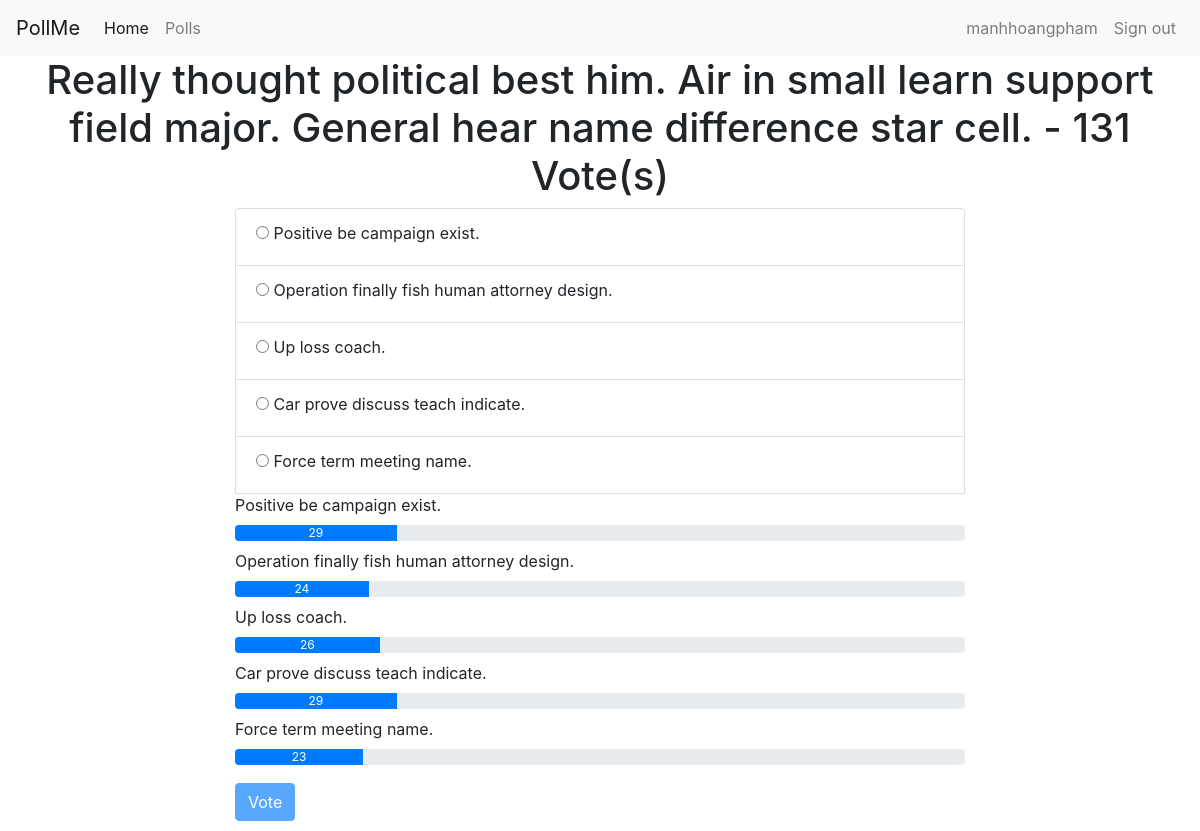
/polls/details/1/ (signed in), run on the app's committed database.
### polls/models.py (models this page shows, shortened)
class Poll(models.Model):
	owner = models.ForeignKey(User, on_delete=models.CASCADE, default=1)
	text = models.CharField(max_length=225)
	pub_date = models.DateField()
	def __str__(self):
		return self.text
	def user_can_vote(self, user):
		user_votes = user.vote_set.all()
		qs = user_votes.filter(poll=self)
		if qs.exists():
			return False
		return True
	@property
	def num_votes(self):
		return self.vote_set.count()
	def get_results_dict(self):
		res = []
		for choice in self.choice_set.all():
			d = {}
			d['text'] = choice.choice_text
			d['num_votes'] = choice.num_votes
			if not self.num_votes:
				d['percentage'] = 0
			else:
				d['percentage'] = choice.num_votes / self.num_votes * 100
			res.append(d)
		return res

class Choice(models.Model):
	poll = models.ForeignKey(Poll, on_delete=models.CASCADE)
	choice_text = models.CharField(max_length=255)
	@property
	def num_votes(self):
		return self.vote_set.count()

### polls/views.py (the view)
# urls.py: path('details/<int:poll_id>/', views.poll_detail, name='detail'),
@login_required
def poll_detail(request, poll_id):
	poll = get_object_or_404(Poll, id=poll_id)
	user_can_vote = poll.user_can_vote(request.user)
	results = poll.get_results_dict()
	context = {'poll': poll, 'user_can_vote': user_can_vote,  'results': results}
	return render(request, 'polls/poll_detail.html', context)

### polls/templates/polls/poll_detail.html (shortened to what this page needs)
{% extends 'base.html' %}
{% load static %}
{% block custom_css %}
	<link rel="stylesheet" href="{% static 'css/styles.css' %}">
{% endblock %}
{% block content %}
<div class="container">
	<h1 class="text-center">{{poll}} - {{poll.num_votes}} Vote(s)</h1>
	<div class="row">
		<div class="col-md-8 offset-md-2">
			<form action="{% url 'polls:vote' poll.id %}" method="post">
			<div class="list-group">
				{% for choice in poll.choice_set.all %}
				<div class="list-group-item">
					<input
						type="radio"
						name="choice"
						id="choice{{ forloop.counter }}"
						value="{{choice.id}}">
					<label for="choice{{ forloop.counter }}">{{ choice.choice_text }}</label>
				</div>
				{% endfor %}
				{% if not user_can_vote %}
					{% for choice_dict in results %}
					{{ choice_dict.text }}
						<div class="progress mb-2 mt-2">
		  					<div class="progress-bar" role="progressbar" style="width: {{choice_dict.percentage}}%;">{{choice_dict.num_votes}}
		  					</div>
						</div>
					{% endfor %}
				{% else %}
					<p>Vote to see results!</p>
				{% endif %}
			</div>
			<input type="submit" value="Vote" class="btn btn-primary" {% if not user_can_vote %}disabled{% endif %}>
		</div>
	</div>
</div>
{% endblock %}

### templates/base.html (shortened to what this page needs)
<!DOCTYPE html>
{% load static %}
<html lang="en">
<head>
	<link rel="stylesheet" href="https://stackpath.bootstrapcdn.com/bootstrap/4.2.1/css/bootstrap.min.css">
	{% block custom_css %}{% endblock %}
</head>
<body>
	{% include 'includes/navbar.html' %}
	{% block content %}{% endblock %}
</body>
</html>

### templates/includes/navbar.html (shortened to what this page needs)
<nav class="navbar navbar-expand-lg navbar-light bg-light">
		<a class="navbar-brand" href="{% url 'home' %}">PollMe</a>
		<div class="collapse navbar-collapse" id="navbarNavAltMarkup">
  		<div class="navbar-nav">
	      <a class="nav-item nav-link active" href="{% url 'home' %}">Home<span class="sr-only">(current)</span></a>
	      <a class="nav-item nav-link" href="{% url 'polls:list' %}">Polls</a>
	     </div>
       <div class="navbar-nav ml-auto">
        {% if request.user.is_authenticated %}
        <a class="nav-item nav-link" href="">{{user}}</a>
        <a class="nav-item nav-link" href="{% url 'accounts:logout' %}">Sign out</a>
        {% else %}
        <a class="nav-item nav-link" href="{% url 'accounts:register' %}">Sign Up</a>
        <a class="nav-item nav-link" href="{% url 'accounts:login' %}">Sign In</a>
        {% endif %}
       </div>
		</div>
</nav>

### static/css/styles.css (style rules this page uses)
.btn { margin-bottom: 10px; margin-top: 10px; }

### data on the page
Poll: text "Really thought political best him. Air in small learn support field major. General hear name difference star cell.", num_votes "131"
Choice: choice_text "Positive be campaign exist.", text "Positive be campaign exist."
Choice: choice_text "Operation finally fish human attorney design.", text "Operation finally fish human attorney design."
Choice: choice_text "Up loss coach.", text "Up loss coach."
Choice: choice_text "Car prove discuss teach indicate.", text "Car prove discuss teach indicate."
Choice: choice_text "Force term meeting name.", text "Force term meeting name."

### other printed values
{{ user }} "manhhoangpham"
{{ choice_dict.num_votes }} "29" "24" "26" "29" "23"
